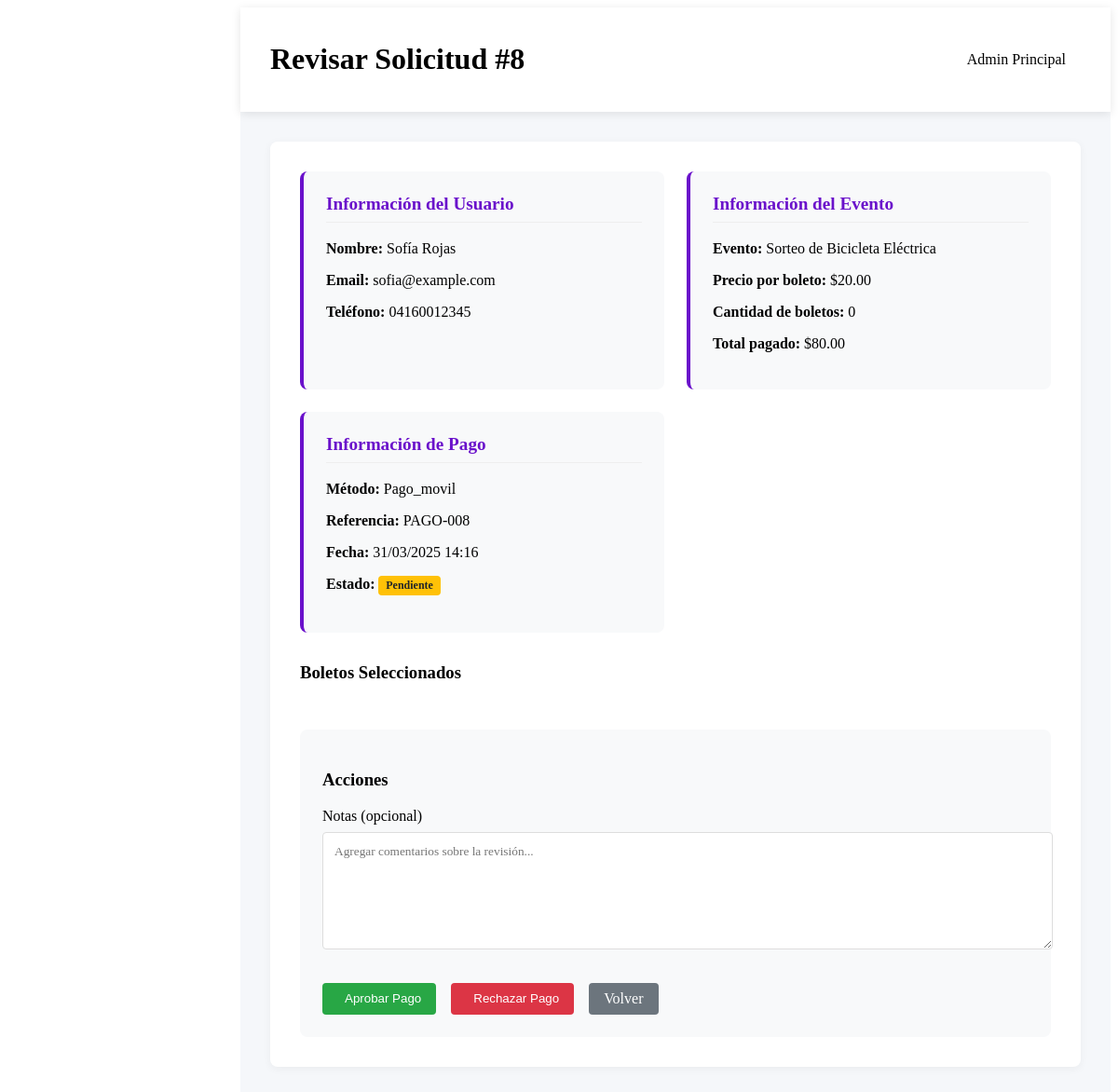
/admin/solicitudes/detalle.php?id=8 (signed in), run on the app's committed database.
### tables this page shows
CREATE TABLE IF NOT EXISTS transacciones (
    id INT AUTO_INCREMENT PRIMARY KEY,
    usuario_id INT NOT NULL,
    evento_id INT NOT NULL,
    referencia VARCHAR(50) NOT NULL,
    monto DECIMAL(10,2) NOT NULL,
    metodo_pago ENUM('transferencia', 'efectivo', 'pago_movil', 'otros'),
    comprobante VARCHAR(255),
    estado ENUM('pendiente', 'aprobado', 'rechazado') DEFAULT 'pendiente',
    fecha_transaccion DATETIME DEFAULT CURRENT_TIMESTAMP,
    admin_id INT,
    fecha_revision DATETIME,
    notas TEXT,
    FOREIGN KEY (usuario_id) REFERENCES usuarios(id),
    FOREIGN KEY (evento_id) REFERENCES eventos(id),
    FOREIGN KEY (admin_id) REFERENCES usuarios(id)
);

CREATE TABLE IF NOT EXISTS usuarios (
    id INT AUTO_INCREMENT PRIMARY KEY,
    nombre VARCHAR(100) NOT NULL,
    email VARCHAR(100) NOT NULL UNIQUE,
    password VARCHAR(255) NOT NULL,
    telefono VARCHAR(20),
    direccion TEXT,
    fecha_registro DATETIME DEFAULT CURRENT_TIMESTAMP,
    rol ENUM('admin', 'usuario') DEFAULT 'usuario',
    avatar VARCHAR(255) DEFAULT 'default.jpg'
);

CREATE TABLE IF NOT EXISTS eventos (
    id INT AUTO_INCREMENT PRIMARY KEY,
    titulo VARCHAR(255) NOT NULL,
    descripcion TEXT,
    imagen VARCHAR(255),
    precio_boleto DECIMAL(10,2) NOT NULL,
    total_boletos INT NOT NULL,
    boletos_disponibles INT NOT NULL,
    fecha_inicio DATETIME,
    fecha_fin DATETIME,
    estado ENUM('activo', 'finalizado', 'proximamente') DEFAULT 'proximamente',
    premio_principal TEXT,
    premios_secundarios TEXT,
    created_at DATETIME DEFAULT CURRENT_TIMESTAMP,
    updated_at DATETIME ON UPDATE CURRENT_TIMESTAMP
);

### includes/functions.php (called while the page is built, shortened)
<?php
function obtenerSolicitudPorId($id) {
    global $pdo;
    $stmt = $pdo->prepare("SELECT t.*,
                          u.nombre AS usuario_nombre, u.email AS usuario_email, u.telefono AS usuario_telefono,
                          e.titulo AS evento_titulo, e.precio_boleto AS evento_precio,
                          a.nombre AS admin_nombre,
                          (SELECT COUNT(*) FROM boletos WHERE transaccion_id = t.id) AS cantidad_boletos
                          FROM transacciones t
                          JOIN usuarios u ON t.usuario_id = u.id
                          JOIN eventos e ON t.evento_id = e.id
                          LEFT JOIN usuarios a ON t.admin_id = a.id
                          WHERE t.id = ?");
    $stmt->execute([$id]);
    return $stmt->fetch(PDO::FETCH_ASSOC);
}

### admin/solicitudes/detalle.php (the view, shortened to what this page needs)
<?php
require_once '../../includes/config.php';
require_once '../../includes/functions.php';
$solicitud_id = isset($_GET['id']) ? intval($_GET['id']) : 0;
$solicitud = obtenerSolicitudPorId($solicitud_id);
?>
<!DOCTYPE html>
<html lang="es">
<head>
    <link rel="stylesheet" href="../../assets/css/admin.css">
</head>
<body>
    <div class="admin-container">
        <main class="admin-main">
            <header class="admin-header">
                <h1>Revisar Solicitud #<?= $solicitud['id'] ?></h1>
                <div class="user-info">
                    <span><?= htmlspecialchars($_SESSION['usuario_nombre']) ?></span>
                </div>
            </header>
            <div class="admin-content">
                <div class="solicitud-detalle">
                    <div class="solicitud-info">
                        <div class="info-card">
                            <h3>Información del Usuario</h3>
                            <p><strong>Nombre:</strong> <?= htmlspecialchars($solicitud['usuario_nombre']) ?></p>
                            <p><strong>Email:</strong> <?= htmlspecialchars($solicitud['usuario_email']) ?></p>
                            <p><strong>Teléfono:</strong> <?= htmlspecialchars($solicitud['usuario_telefono']) ?></p>
                        </div>
                        <div class="info-card">
                            <h3>Información del Evento</h3>
                            <p><strong>Evento:</strong> <?= htmlspecialchars($solicitud['evento_titulo']) ?></p>
                            <p><strong>Precio por boleto:</strong> $<?= number_format($solicitud['evento_precio'], 2) ?></p>
                            <p><strong>Cantidad de boletos:</strong> <?= $solicitud['cantidad_boletos'] ?></p>
                            <p><strong>Total pagado:</strong> $<?= number_format($solicitud['monto'], 2) ?></p>
                        </div>
                        <div class="info-card">
                            <h3>Información de Pago</h3>
                            <p><strong>Método:</strong> <?= ucfirst($solicitud['metodo_pago']) ?></p>
                            <p><strong>Referencia:</strong> <?= htmlspecialchars($solicitud['referencia']) ?></p>
                            <p><strong>Fecha:</strong> <?= date('d/m/Y H:i', strtotime($solicitud['fecha_transaccion'])) ?></p>
                            <p><strong>Estado:</strong>
                                <span class="badge <?= $solicitud['estado'] === 'aprobado' ? 'bg-success' : ($solicitud['estado'] === 'rechazado' ? 'bg-danger' : 'bg-warning') ?>">
                                    <?= ucfirst($solicitud['estado']) ?>
                                </span>
                            </p>
                        </div>
                    </div>
                    <div class="solicitud-boletos">
                        <h3>Boletos Seleccionados</h3>
                    </div>
                    <?php if ($solicitud['estado'] === 'pendiente'): ?>
                    <div class="solicitud-acciones">
                        <h3>Acciones</h3>
                        <form method="POST" class="form-acciones">
                            <div class="form-group">
                                <label for="notas">Notas (opcional)</label>
                                <textarea id="notas" name="notas" rows="3" placeholder="Agregar comentarios sobre la revisión..."></textarea>
                            </div>
                            <div class="form-actions">
                                <button type="submit" name="accion" value="aprobar" class="btn btn-success">
                                    <i class="fas fa-check"></i> Aprobar Pago
                                </button>
                                <button type="submit" name="accion" value="rechazar" class="btn btn-danger">
                                    <i class="fas fa-times"></i> Rechazar Pago
                                </button>
                                <a href="../solicitudes/" class="btn btn-secondary">Volver</a>
                            </div>
                        </form>
                    </div>
                    <?php endif; ?>
                </div>
            </div>
        </main>
    </div>
</body>
</html>

### assets/css/admin.css (style rules this page uses)
.admin-container { display: flex; min-height: 100vh; }
.admin-main { flex: 1; margin-left: 250px; background: #f5f7fa; min-height: 100vh; }
.admin-header { background: white; padding: 1rem 2rem; display: flex; justify-content: space-between; align-items: center; box-shadow: 0 2px 10px rgba(0,0,0,0.1); }
.user-info { display: flex; align-items: center; gap: 1rem; }
.admin-content { padding: 2rem; }
.btn { display: inline-flex; align-items: center; gap: 0.5rem; padding: 0.5rem 1rem; border-radius: 4px; font-weight: 500; text-decoration: none; transition: all 0.2s; border: none; cursor: pointer; }
.btn-success { background: #28a745; color: white; }
.btn-danger { background: #dc3545; color: white; }
.btn-secondary { background: #6c757d; color: white; }
.form-group { margin-bottom: 1.5rem; }
.form-group label { display: block; margin-bottom: 0.5rem; font-weight: 500; }
.form-group input, .form-group textarea, .form-group select { width: 100%; padding: 0.75rem; border: 1px solid #ddd; border-radius: 4px; font-family: inherit; }
.form-group textarea { min-height: 100px; }
.form-actions { display: flex; gap: 1rem; margin-top: 2rem; }
.solicitud-detalle { background: white; border-radius: 8px; padding: 2rem; box-shadow: 0 2px 10px rgba(0,0,0,0.05); }
.solicitud-info { display: grid; grid-template-columns: repeat(auto-fit, minmax(300px, 1fr)); gap: 1.5rem; margin-bottom: 2rem; }
.info-card { background: #f8f9fa; border-radius: 8px; padding: 1.5rem; border-left: 4px solid #6a11cb; }
.info-card h3 { margin-top: 0; color: #6a11cb; font-size: 1.2rem; padding-bottom: 0.5rem; border-bottom: 1px solid #eee; }
.solicitud-boletos { margin-bottom: 2rem; }
.solicitud-acciones { background: #f8f9fa; padding: 1.5rem; border-radius: 8px; }
.badge { display: inline-block; padding: 0.35em 0.65em; font-size: 0.75em; font-weight: 700; line-height: 1; text-align: center; white-space: nowrap; vertical-align: baseline; border-radius: 0.25rem; }
.bg-warning { background-color: #ffc107; color: #212529; }
.admin-content > * { animation: fadeIn 0.3s ease-out forwards; }

### data on the page
transacciones: id "8", usuario.nombre "Sofía Rojas", usuario.email "sofia@example.com", usuario.telefono "04160012345", evento.titulo "Sorteo de Bicicleta Eléctrica", evento.precio_boleto "20.00", monto "80.00", metodo_pago "Pago_movil", referencia "PAGO-008", fecha_transaccion "31/03/2025 14:16", estado "Pendiente"

### other printed values
$_SESSION['usuario_nombre'] "Admin Principal"
$solicitud['cantidad_boletos'] "0"
